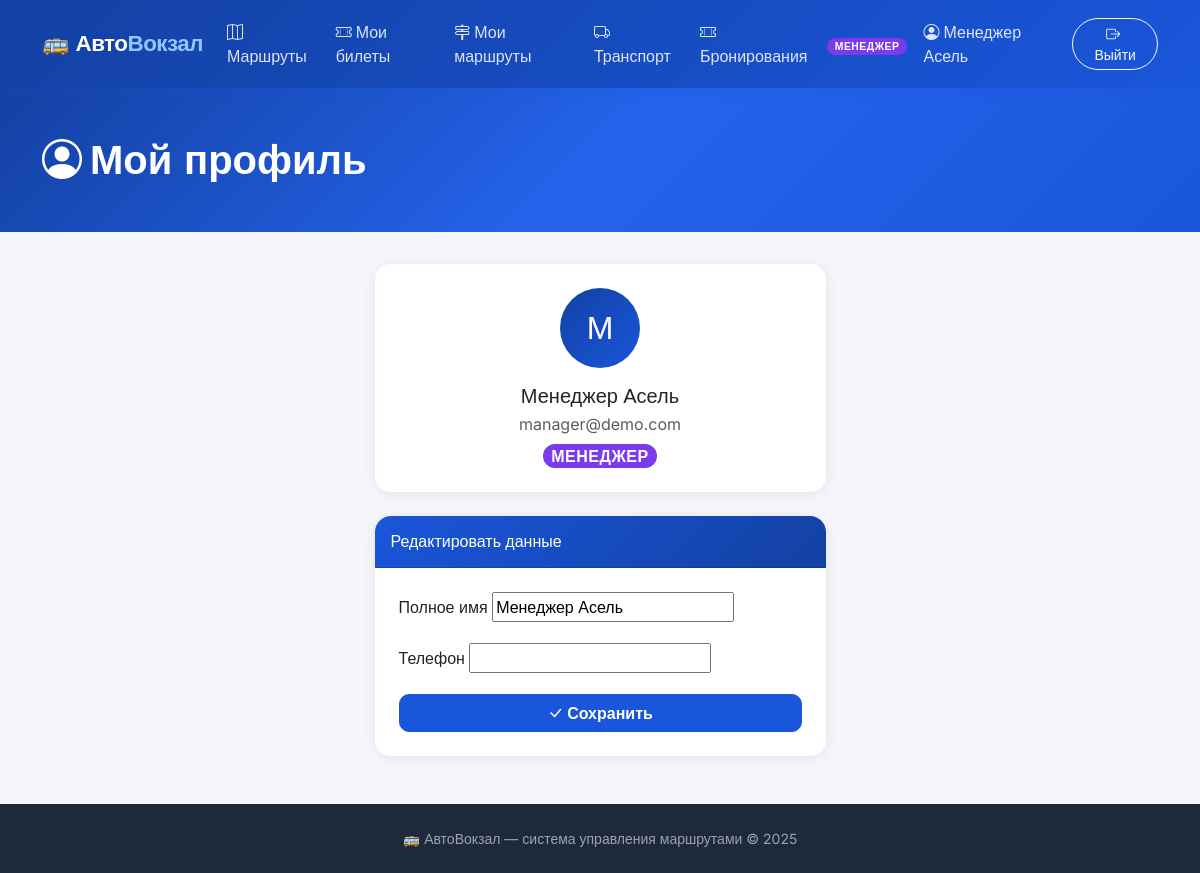
Page /users/profile/ (signed in) on the committed database.
### users/models.py (models this page shows, shortened)
class User(AbstractBaseUser, PermissionsMixin):
    class Role(models.TextChoices):
        ADMIN = 'admin', 'Администратор'
        MANAGER = 'manager', 'Менеджер'
        USER = 'user', 'Пользователь'
    email = models.EmailField(unique=True, verbose_name='Email')
    full_name = models.CharField(max_length=150, blank=True, verbose_name='Полное имя')
    phone = models.CharField(max_length=20, blank=True, verbose_name='Телефон')
    role = models.CharField(
        max_length=10,
        choices=Role.choices,
        default=Role.USER,
        verbose_name='Роль'
    )
    is_active = models.BooleanField(default=True)
    is_staff = models.BooleanField(default=False)
    date_joined = models.DateTimeField(auto_now_add=True)
    objects = UserManager()
    USERNAME_FIELD = 'email'
    REQUIRED_FIELDS = []
    class Meta:
        verbose_name = 'Пользователь'
        verbose_name_plural = 'Пользователи'
    @property
    def is_manager(self):
        return self.role == self.Role.MANAGER

### users/views.py (the view)
# urls.py: path('profile/', views.profile_view, name='profile'),
@login_required
def profile_view(request):
    if request.method == 'POST':
        form = ProfileForm(request.POST, instance=request.user)
        if form.is_valid():
            form.save()
            messages.success(request, 'Профиль обновлен')
            return redirect('users:profile')
    else:
        form = ProfileForm(instance=request.user)
    return render(request, 'users/profile.html', {'form': form})

### users/forms.py
class ProfileForm(forms.ModelForm):
    class Meta:
        model = User
        fields = ('full_name', 'phone')
        labels = {'full_name': 'Полное имя', 'phone': 'Телефон'}

### templates/users/profile.html (shortened to what this page needs)
{% extends "base.html" %}
{% block content %}
<div class="page-header">
    <div class="container">
        <h1><i class="bi bi-person-circle me-2"></i>Мой профиль</h1>
    </div>
</div>
<div class="container pb-5">
    <div class="row justify-content-center">
        <div class="col-lg-5">
            <div class="card mb-4">
                <div class="card-body p-4 text-center">
                    <div class="d-inline-flex align-items-center justify-content-center rounded-circle mb-3"
                         style="width:80px;height:80px;background:linear-gradient(135deg,var(--primary-dark),var(--primary));">
                        <span class="text-white fw-800 fs-2">{{ user.full_name|first|upper|default:user.email|first|upper }}</span>
                    </div>
                    <h5 class="fw-700 mb-1">{{ user.full_name|default:"—" }}</h5>
                    <p class="text-muted mb-2">{{ user.email }}</p>
                    <span class="badge-role badge-{{ user.role }} fs-6">{{ user.get_role_display }}</span>
                </div>
            </div>
            <div class="card">
                <div class="card-header py-3"><h6 class="mb-0">Редактировать данные</h6></div>
                <div class="card-body p-4">
                    <form method="post">
                        {% for field in form %}
                        <div class="mb-3">
                            <label class="form-label fw-600">{{ field.label }}</label>
                            {{ field }}
                        </div>
                        {% endfor %}
                        <button type="submit" class="btn btn-primary w-100 fw-600">
                            <i class="bi bi-check-lg me-1"></i>Сохранить
                        </button>
                    </form>
                </div>
            </div>
        </div>
    </div>
</div>
{% endblock %}

### templates/base.html (shortened to what this page needs)
<!DOCTYPE html>
<html lang="ru">
<head>
    <link href="https://cdn.jsdelivr.net/npm/bootstrap@5.3.2/dist/css/bootstrap.min.css" rel="stylesheet">
    <link href="https://cdn.jsdelivr.net/npm/bootstrap-icons@1.11.3/font/bootstrap-icons.css" rel="stylesheet">
</head>
<body class="d-flex flex-column min-vh-100">
    <nav class="navbar navbar-expand-lg">
        <div class="container">
            <a class="navbar-brand" href="{% url 'routes:list' %}">
                🚌 Авто<span>Вокзал</span>
            </a>
            <div class="collapse navbar-collapse" id="navMain">
                <ul class="navbar-nav me-auto">
                    <li class="nav-item">
                        <a class="nav-link {% if request.resolver_match.namespace == 'routes' and request.resolver_match.url_name == 'list' %}active{% endif %}"
                           href="{% url 'routes:list' %}">
                            <i class="bi bi-map me-1"></i>Маршруты
                        </a>
                    </li>
                    <li class="nav-item">
                        <a class="nav-link {% if request.resolver_match.url_name == 'my' %}active{% endif %}"
                           href="{% url 'bookings:my' %}">
                            <i class="bi bi-ticket-perforated me-1"></i>Мои билеты
                        </a>
                    </li>
                    {% if user.is_authenticated and user.is_manager or user.is_authenticated and user.is_admin %}
                    <li class="nav-item">
                        <a class="nav-link" href="{% url 'routes:manager_list' %}">
                            <i class="bi bi-signpost-2 me-1"></i>Мои маршруты
                        </a>
                    </li>
                    <li class="nav-item">
                        <a class="nav-link" href="{% url 'transport:list' %}">
                            <i class="bi bi-truck me-1"></i>Транспорт
                        </a>
                    </li>
                    <li class="nav-item">
                        <a class="nav-link" href="{% url 'bookings:list' %}">
                            <i class="bi bi-ticket-perforated me-1"></i>Бронирования
                        </a>
                    </li>
                    {% endif %}
                </ul>
                <ul class="navbar-nav align-items-center gap-2">
                    {% if user.is_authenticated %}
                        <li class="nav-item">
                            <span class="badge-role badge-{{ user.role }}">{{ user.get_role_display }}</span>
                        </li>
                        <li class="nav-item">
                            <a class="nav-link" href="{% url 'users:profile' %}">
                                <i class="bi bi-person-circle me-1"></i>{{ user.full_name|default:user.email }}
                            </a>
                        </li>
                        <li class="nav-item">
                            <form method="post" action="{% url 'users:logout' %}" class="d-inline">
                                <button type="submit" class="btn btn-sm btn-outline-light rounded-pill px-3">
                                    <i class="bi bi-box-arrow-right me-1"></i>Выйти
                                </button>
                            </form>
                        </li>
                    {% endif %}
                </ul>
            </div>
        </div>
    </nav>
    <main class="flex-grow-1">
        {% block content %}{% endblock %}
    </main>
    <footer>
        <div class="container text-center">
            <p class="mb-0">🚌 АвтоВокзал &mdash; система управления маршрутами &copy; 2025</p>
        </div>
    </footer>
</body>
</html>

### templates/base.html (style rules this page uses)
:root { --primary: #1a56db; --primary-dark: #1341a3; --accent: #ff6b35; --success: #0ea472; --danger: #e02424; --bg: #f4f6fb; --card-bg: #fff; --text: #1e2a3b; --muted: #6b7280; --border: #e5e7eb; --seat-free: #d1fae5; --seat-free-border: #34d399; --seat-taken: #fee2e2; --seat-taken-border: #f87171; --seat-selected: #fef3c7; --seat-selected-border: #f59e0b; }
* { box-sizing: border-box; }
body { font-family: 'Inter', sans-serif; background: var(--bg); color: var(--text); min-height: 100vh; }
.navbar { background: linear-gradient(135deg, var(--primary-dark) 0%, var(--primary) 100%); box-shadow: 0 2px 12px rgba(26,86,219,.25); padding: 0.75rem 0; }
.navbar-brand { font-family: 'Montserrat', sans-serif; font-weight: 800; font-size: 1.4rem; color: #fff !important; letter-spacing: -0.5px; }
.navbar-brand span { color: #93c5fd; }
.nav-link { color: rgba(255,255,255,.85) !important; font-weight: 500; transition: color .2s; }
.badge-role { font-size: .65rem; font-weight: 700; letter-spacing: .5px; padding: 2px 8px; border-radius: 20px; text-transform: uppercase; }
.badge-manager { background: #7c3aed; color: #fff; }
.card { border: none; border-radius: 16px; box-shadow: 0 2px 16px rgba(0,0,0,.07); transition: box-shadow .2s, transform .2s; }
.card-header { border-radius: 16px 16px 0 0 !important; background: linear-gradient(135deg, var(--primary) 0%, var(--primary-dark) 100%); color: #fff; font-family: 'Montserrat', sans-serif; font-weight: 700; }
.btn-primary { background: var(--primary); border-color: var(--primary); font-weight: 600; border-radius: 10px; transition: background .2s, transform .1s; }
.page-header { background: linear-gradient(135deg, var(--primary-dark) 0%, #2563eb 50%, var(--primary) 100%); color: #fff; padding: 3rem 0 2.5rem; margin-bottom: 2rem; }
.page-header h1 { font-family: 'Montserrat', sans-serif; font-weight: 800; }
footer { background: #1e2a3b; color: #9ca3af; padding: 1.5rem 0; margin-top: auto; font-size: .875rem; }

### rows in the picture
User: role "МЕНЕДЖЕР", full_name "Менеджер Асель", full_name|first "М", email "manager@demo.com", form "Менеджер Асель"

### other values in the picture
{{ field.label }} "Полное имя" "Телефон"
